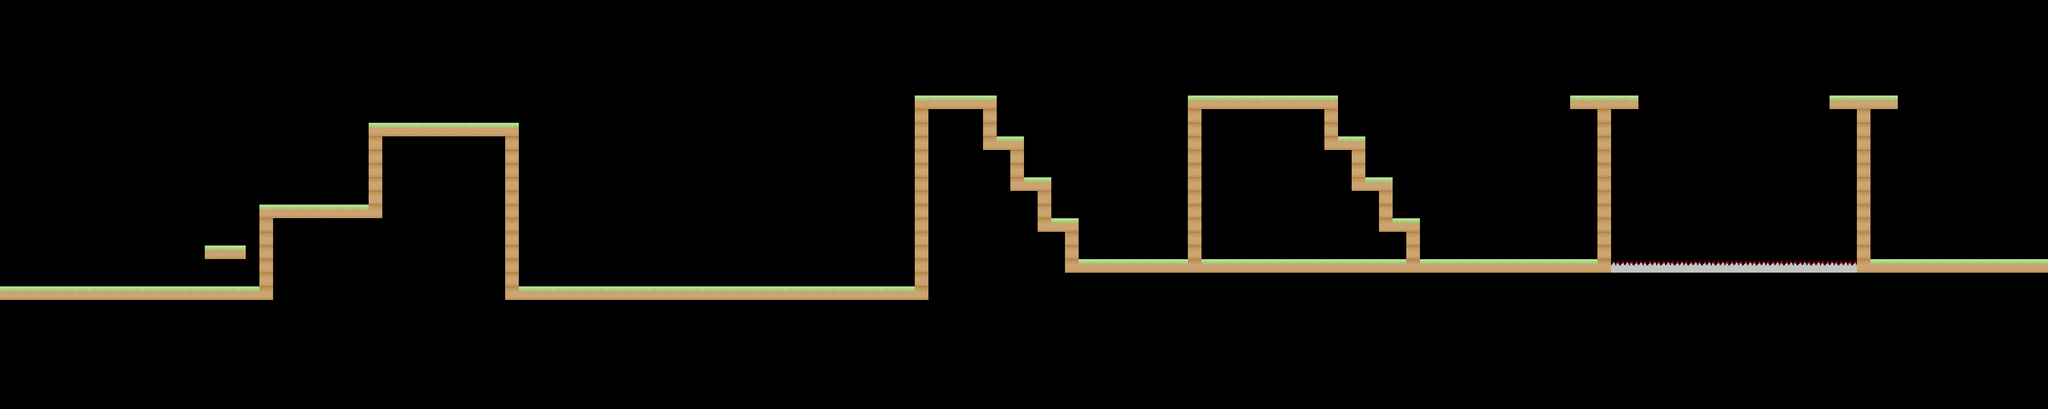

Rendered tile map (Tiled .tmx) drawn with the repository's tilesets; below, a short description and the map source with its tile grids summarised:
An orthogonal 150x30 tile map with 32x32 px tiles, 3 tile layers (spikes, collisions, moving), 3 tilesets and 1 object (finish).

<map version="1.0" orientation="orthogonal" width="150" height="30" tilewidth="32" tileheight="32">
 <properties>
  <property name="camera" value="stalking" />
 </properties>
 <tileset firstgid="1" name="bunnyTile" tilewidth="32" tileheight="32">
  <image source="bunnyTile.png" width="32" height="32" />
 </tileset>
 <tileset firstgid="2" name="betterBunnyDirt" tilewidth="32" tileheight="32">
  <image source="betterBunnyDirt.png" width="32" height="32" />
 </tileset>
 <tileset firstgid="3" name="Spikes" tilewidth="32" tileheight="32">
  <image source="Spikes.png" width="32" height="32" />
 </tileset>
 <layer name="spikes" width="150" height="30">
  <data>[4500 cells, 18 non-empty, 1 distinct tile ids]</data>
 </layer>
 <layer name="collisions" width="150" height="30">
  <data>[4500 cells, 253 non-empty, 2 distinct tile ids]</data>
 </layer>
 <objectgroup name="level markers" width="150" height="30">
  <object name="finish" type="finish" x="4768" y="0" width="32" height="608" />
 </objectgroup>
 <layer name="moving" width="150" height="30">
  <properties>
   <property name="speed" value="25.0" />
   <property name="translationX" value="4" />
   <property name="translationY" value="0" />
  </properties>
  <data>[4500 cells, 3 non-empty, 1 distinct tile ids]</data>
 </layer>
</map>
